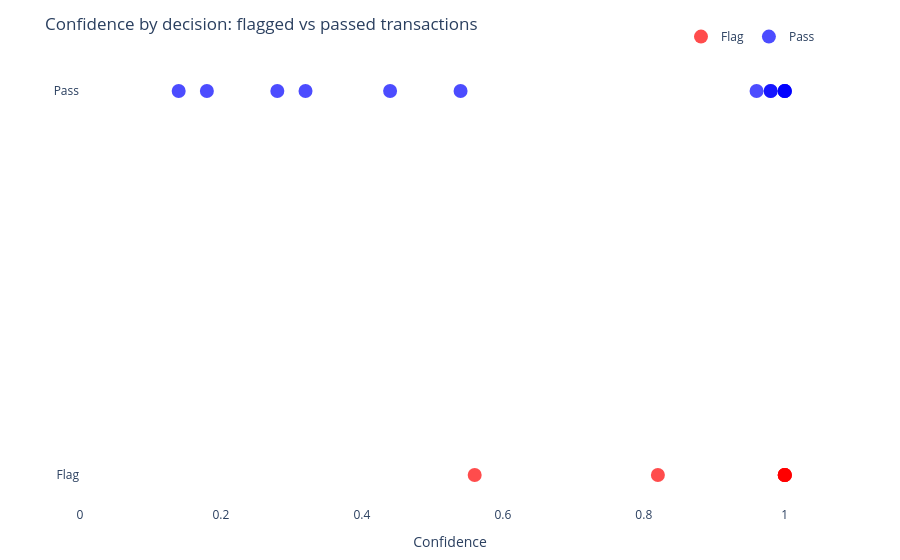

This figure's notebook cell:
### Markdown cell above
## 10. Flag vs pass summary

Flagged transactions tend to carry higher confidence than passed ones, because the uncertain cases are mostly low-confidence passes.

### Code cell
flagged = results_df[results_df["decision"] == "Flag"]
passed  = results_df[results_df["decision"] == "Pass"]

print(f"Flagged: {len(flagged)} transactions")
print(f"  Mean confidence: {flagged['confidence'].mean():.2f}")
print(f"  Bands: {flagged['band'].value_counts().to_dict()}")
print()
print(f"Passed:  {len(passed)} transactions")
print(f"  Mean confidence: {passed['confidence'].mean():.2f}")
print(f"  Bands: {passed['band'].value_counts().to_dict()}")

fig3 = go.Figure()

for decision, color in [("Flag", "red"), ("Pass", "blue")]:
    subset = results_df[results_df["decision"] == decision]
    fig3.add_trace(go.Scatter(
        x=subset["confidence"],
        y=subset["decision"],
        mode="markers",
        name=decision,
        marker=dict(color=color, size=14, opacity=0.7),
        text=subset["id"] + "<br>" + subset["category"] + "<br>$" +
             subset["amount_usd"].astype(str),
        hoverinfo="text+x",
    ))

fig3.update_layout(
    title="Confidence by decision: flagged vs passed transactions",
    xaxis_title="Confidence",
    xaxis=dict(range=[0, 1.05]),
    yaxis_title="",
    plot_bgcolor="white",
    paper_bgcolor="white",
    font=dict(size=12),
    margin=dict(t=60, b=40),
    legend=dict(orientation="h", yanchor="bottom", y=1.02, xanchor="right", x=1),
)
fig3.show()

### Figure 1 — Plotly figure (JSON) as saved in the notebook; plotly's stock layout.template omitted (floating-point values rounded to 4 significant figures)
{"data": [{"hoverinfo": "text+x", "marker": {"color": "red", "opacity": 0.7, "size": 14}, "mode": "markers", "name": "Flag", "text": ["TX001<br>Electronics<br>$4200", "TX002<br>Wire Transfer<br>$9800", "TX003<br>ATM Withdrawal<br>$650", "TX004<br>Gift Cards<br>$1500", "TX005<br>Electronics<br>$3100", "TX016<br>Electronics<br>$5500", "TX018<br>Travel<br>$8900"], "type": "scatter", "x": [1.0, 1.0, 1.0, 1.0, 1.0, 0.82, 0.56], "y": ["Flag", "Flag", "Flag", "Flag", "Flag", "Flag", "Flag"]}, {"hoverinfo": "text+x", "marker": {"color": "blue", "opacity": 0.7, "size": 14}, "mode": "markers", "name": "Pass", "text": ["TX006<br>Grocery<br>$87", "TX007<br>Restaurant<br>$42", "TX008<br>Travel<br>$320", "TX009<br>Gas Station<br>$55", "TX010<br>Home Improvement<br>$1200", "TX011<br>Electronics<br>$2800", "TX012<br>Restaurant<br>$180", "TX013<br>Online Retail<br>$95", "TX014<br>ATM Withdrawal<br>$450", "TX015<br>Jewelry<br>$600", "TX017<br>Online Gaming<br>$230", "TX019<br>Pharmacy<br>$75", "TX020<br>Jewelry<br>$12000"], "type": "scatter", "x": [1.0, 1.0, 0.98, 1.0, 1.0, 0.18, 0.96, 0.32, 0.28, 0.98, 0.14, 0.54, 0.44], "y": ["Pass", "Pass", "Pass", "Pass", "Pass", "Pass", "Pass", "Pass", "Pass", "Pass", "Pass", "Pass", "Pass"]}], "layout": {"font": {"size": 12}, "legend": {"orientation": "h", "x": 1, "xanchor": "right", "y": 1.02, "yanchor": "bottom"}, "margin": {"b": 40, "t": 60}, "paper_bgcolor": "white", "plot_bgcolor": "white", "title": {"text": "Confidence by decision: flagged vs passed transactions"}, "xaxis": {"range": [0, 1.05], "title": {"text": "Confidence"}}, "yaxis": {"title": {"text": ""}}}}
